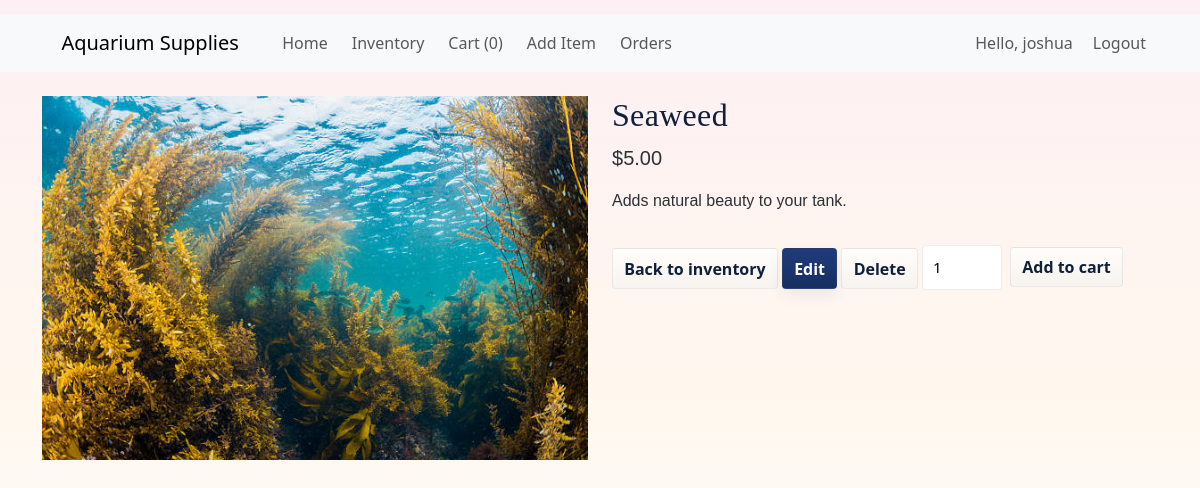
/product/2 (signed in), run on the app's committed database.
### tables this page shows
CREATE TABLE items (
        id INTEGER PRIMARY KEY AUTOINCREMENT,
        name TEXT NOT NULL,
        price REAL NOT NULL DEFAULT 0,
        image TEXT,
        description TEXT
    );

### app.py (the view)
@app.route("/product/<int:item_id>")
@login_required
def product_detail(item_id):
    item = get_item_by_id(item_id)
    if not item:
        return "Product not found", 404
    return render_template("product_detail.html", item=item)

### app.py (called while the page is built)
def get_db():
    db = getattr(g, "_database", None)
    if db is None:
        db = g._database = sqlite3.connect(DATABASE)
        db.row_factory = sqlite3.Row
    return db

def row_to_dict(row: sqlite3.Row):
    if row is None:
        return None
    return {k: row[k] for k in row.keys()}

def ensure_users_have_is_admin_column(db):
    try:
        cur = db.execute("PRAGMA table_info(users)")
        rows = cur.fetchall()
        cols = [r["name"] for r in rows]
        if "is_admin" not in cols:
            db.execute("ALTER TABLE users ADD COLUMN is_admin INTEGER DEFAULT 0")
            db.commit()
    except sqlite3.OperationalError:
        pass

@app.teardown_appcontext
def close_connection(exception):
    db = getattr(g, "_database", None)
    if db is not None:
        db.close()

def login_required(f):
    @wraps(f)
    def decorated_function(*args, **kwargs):
        if not session.get("user_id"):
            return redirect(url_for("login", next=request.path))
        return f(*args, **kwargs)
    return decorated_function

def get_item_by_id(item_id):
    db = get_db()
    cur = db.execute("SELECT * FROM items WHERE id = ?", (item_id,))
    row = cur.fetchone()
    return row_to_dict(row)

@app.before_request
def ensure_db_on_request():
    init_db()

### templates/product_detail.html (shortened to what this page needs)
{% extends "base.html" %}
{% block content %}
<div class="row">
  <div class="col-md-6">
    {% if item.image %}
      <img src="{{ url_for('static', filename='images/' ~ item.image) }}" class="img-fluid" alt="{{ item.name }}">
    {% else %}
      <img src="{{ url_for('static', filename='images/default.svg') }}" class="img-fluid" alt="{{ item.name }}">
    {% endif %}
  </div>
  <div class="col-md-6">
    <h2>{{ item.name }}</h2>
    <p class="lead">${{ "%.2f"|format(item.price) }}</p>
    <p>{{ item.description }}</p>
    <a class="btn btn-outline-secondary" href="{{ url_for('inventory') }}">Back to inventory</a>
    <a class="btn btn-primary" href="{{ url_for('edit_item', item_id=item.id) }}">Edit</a>
    <form action="{{ url_for('remove_item', item_id=item.id) }}" method="post" class="d-inline" onsubmit="return confirm('Delete this item?');">
      <button class="btn btn-danger">Delete</button>
    </form>
    <form action="{{ url_for('add_to_cart', item_id=item.id) }}" method="post" class="mt-3 d-inline-flex align-items-center">
      <input type="number" name="qty" value="1" min="1" style="width:80px; margin-right:8px;">
      <button class="btn btn-success" type="submit">Add to cart</button>
    </form>
  </div>
</div>
{% endblock %}

### static/japanese.css (style rules this page uses)
body { background: linear-gradient(180deg, #FDEFF3 0%, #FFF8EE 50%, #F6F9FF 100%); position: relative; overflow-x: hidden; padding-bottom: 140px; color: #222831; font-family: "Noto Sans JP", system-ui, -apple-system, "Segoe UI", Roboto, "Helvetica Neue", Arial, sans-serif; -webkit-font-smoothing:antialiased; -moz-osx-font-smoothing:grayscale; }
body::after { content: ""; position: fixed; inset: 0; background-image: url("/static/images/washi.png"); background-repeat: repeat; opacity: 0.08; pointer-events: none; z-index: -1; }
body::before { content: ""; position: fixed; left: 0; bottom: 0; width: 220%; height: 160px; background: url("/static/images/ukiyoe-wave.svg") repeat-x; background-size: auto 160px; animation: wave 18s linear infinite; pointer-events: none; z-index: 0; opacity: 0.9; }
h2, h3 { font-family: "Noto Serif JP", "Noto Sans JP", serif; color: #10203b; margin-bottom: 8px; letter-spacing: .01em; }
p, td, th, label { font-family: "Noto Sans JP", sans-serif; color: #2b3036; }
.btn, button, .btn-primary { display:inline-block; padding:.45rem .7rem; border-radius:4px; border: 1px solid rgba(16,32,59,0.08); background: linear-gradient(180deg, #fffdfa, #f7f3ef); color: #10203b; font-weight: 600; cursor: pointer; transition: transform .12s ease, box-shadow .12s ease; }
.btn.primary, .btn-primary { background: linear-gradient(180deg, #1f3b7a, #173063); color: #fffdfa; border: 1px solid rgba(212,175,55,0.08); box-shadow: 0 6px 14px rgba(31,59,122,0.08); }
input[type="text"], input[type="number"], textarea, select { width:100%; padding:10px; border:1px solid rgba(16,32,59,0.08); background: rgba(255,255,255,0.98); border-radius:4px; box-sizing:border-box; font-size:.95rem; }

### templates/base.html (style rules this page uses)
html, body { height: 100%; margin: 0; }
body { font-family: "Noto Sans JP", system-ui, -apple-system, "Segoe UI", Roboto, "Helvetica Neue", Arial, sans-serif; color: #222; background: linear-gradient(120deg, #FDEFF3 0%, #FFFAE6 35%, #E8F3FF 70%, #F0FFFF 100%); background-size: 300% 300%; animation: bgShift 12s ease infinite; -webkit-font-smoothing: antialiased; -moz-osx-font-smoothing: grayscale; min-height: 100vh; }

### data on the page
items: image (picture), name "Seaweed", price "5.00", description "Adds natural beauty to your tank."

### other printed values
{{ session.get('cart')|length if session.get('cart') else 0 }} "0"
{{ session.get('username') }} "joshua"
